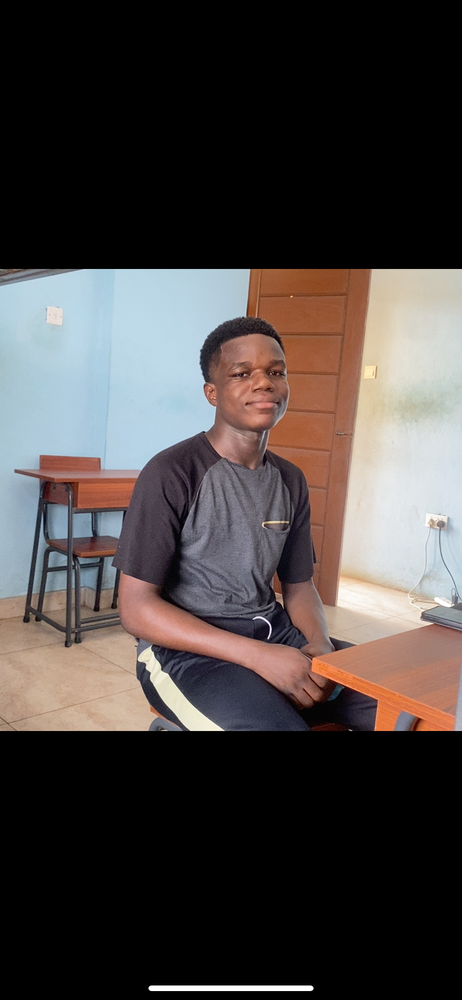
#> input picture dominic.png, 462 x 1000 px, shrunk from 828 x 1792 before the run, given in place of the camera
$ python Face_detection.py
#> lines starting #> are read from the running program, lines starting #| are printed output that depends on the picture; after the words box and inside, x2 and y2 are one past the last pixel; in counts of white or black regions, pixels touching at a corner belong together
'''Dependencies:
   OpenCV -- pip install opencv-python'''
import cv2

# Load the pre-trained face detection model (Haar Cascade)
face_cascade = cv2.CascadeClassifier(cv2.data.haarcascades + 'haarcascade_frontalface_default.xml')

# Start the webcam
cap = cv2.VideoCapture(0)

while True:
    # Capture frame-by-frame
    ret, frame = cap.read()
#> frame is the input picture: shape (1000, 462, 3); mean B, G, R 65.1, 66.6, 72.5

    # Convert frame to grayscale (Haar cascade requires grayscale images)
    gray = cv2.cvtColor(frame, cv2.COLOR_BGR2GRAY)
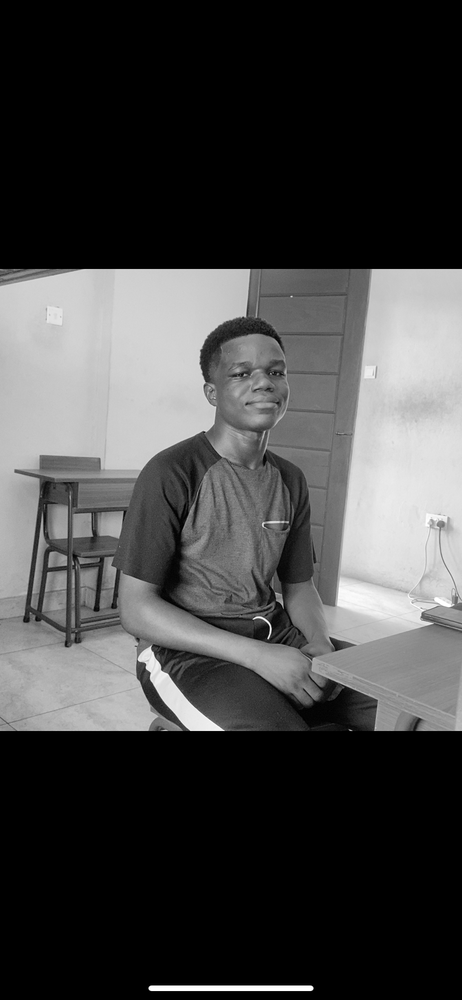
#> gray: shape (1000, 462); min 0, max 255, mean 68.2

    # Apply histogram equalization to improve contrast
    gray = cv2.equalizeHist(gray)
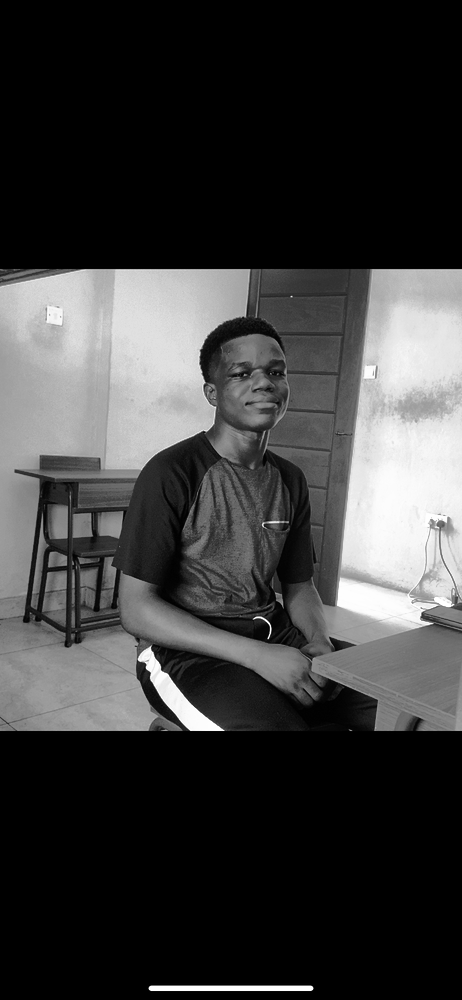
#> gray: shape (1000, 462); min 0, max 255, mean 60.1

    # Detect faces in the frame
    faces = face_cascade.detectMultiScale(gray, scaleFactor=1.2, minNeighbors=3, minSize=(30, 30))
#> faces = [[209, 334, 96, 96]]

    # Check if any faces are detected
    if len(faces) > 0:
        print("Face detected!")
        # Draw rectangles around detected faces
        for (x, y, w, h) in faces:
            cv2.rectangle(frame, (x, y), (x+w, y+h), (255, 0, 0), 2)
#> this loop made 1 pass
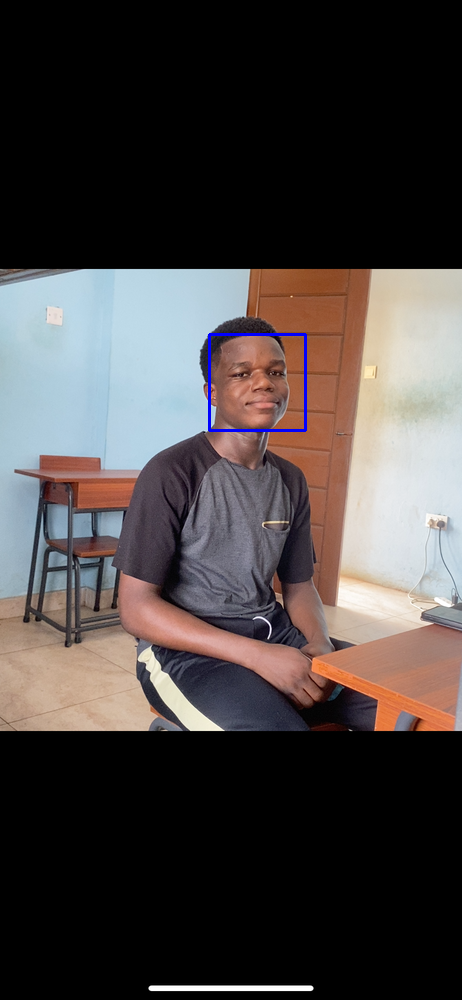
#> frame: shape (1000, 462, 3); 0.25% of pixels changed, all inside (x1, y1, x2, y2) = (208, 333, 307, 432)
    else:
        print("No face detected.")

    # Display the resulting frame
    cv2.imshow('Face Detection', frame)

    # Break the loop if 'q' is pressed
    if cv2.waitKey(1) & 0xFF == ord('q'):
#> (key q is pressed here)
        break

# Release the capture and close windows
cap.release()
cv2.destroyAllWindows()

$ run again, on habada.png
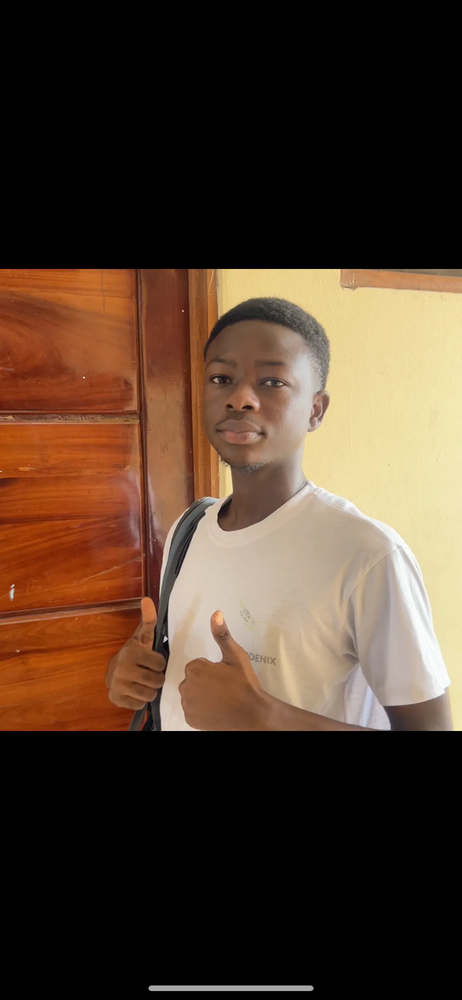
#> input picture habada.png, 462 x 1000 px, shrunk from 828 x 1792 before the run, given in place of the camera
#> frame is the input picture: shape (1000, 462, 3); mean B, G, R 44.9, 60.5, 80.2
#> `gray = cv2.equalizeHist(gray)`:
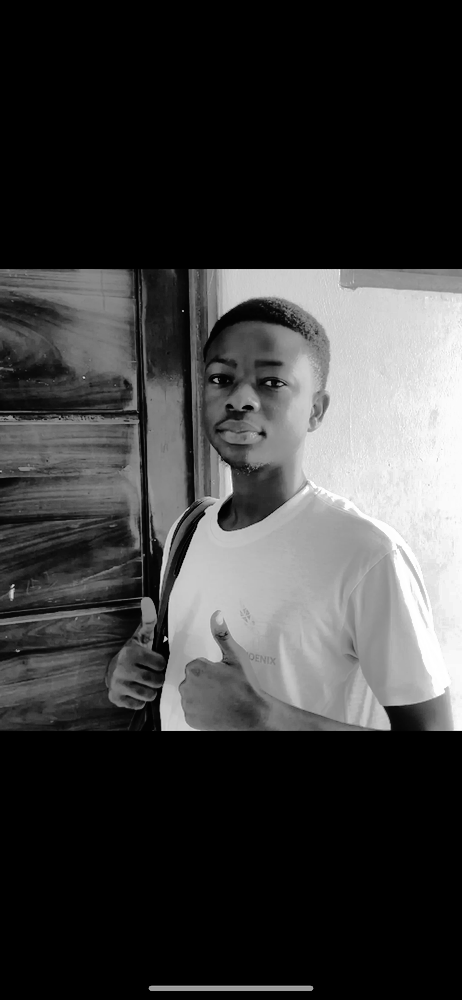
#> gray: shape (1000, 462); min 0, max 255, mean 60.1
#> faces = [[247, 344, 56, 56], [173, 326, 141, 141]]
#> the loop `for (x, y, w, h) in faces:` made 2 passes
#> after the loop `for (x, y, w, h) in faces:`:
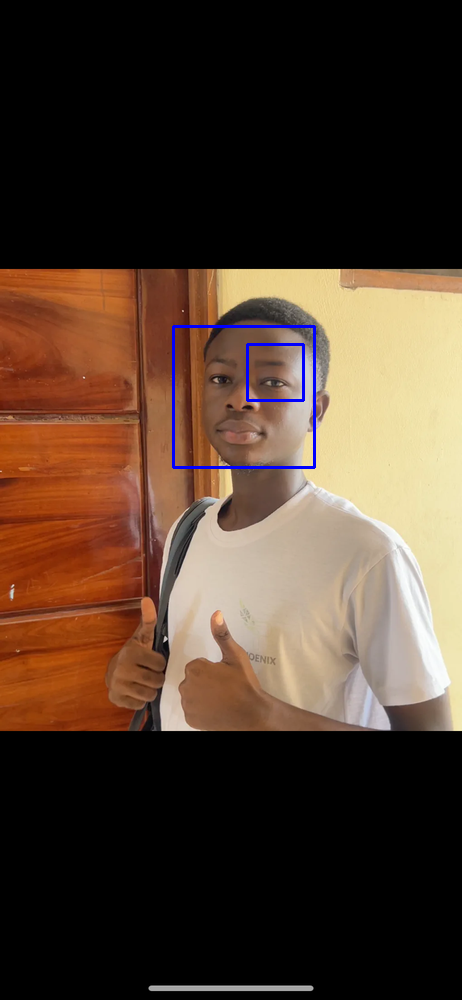
#> frame: shape (1000, 462, 3); 0.51% of pixels changed, all inside (x1, y1, x2, y2) = (172, 325, 316, 469)
